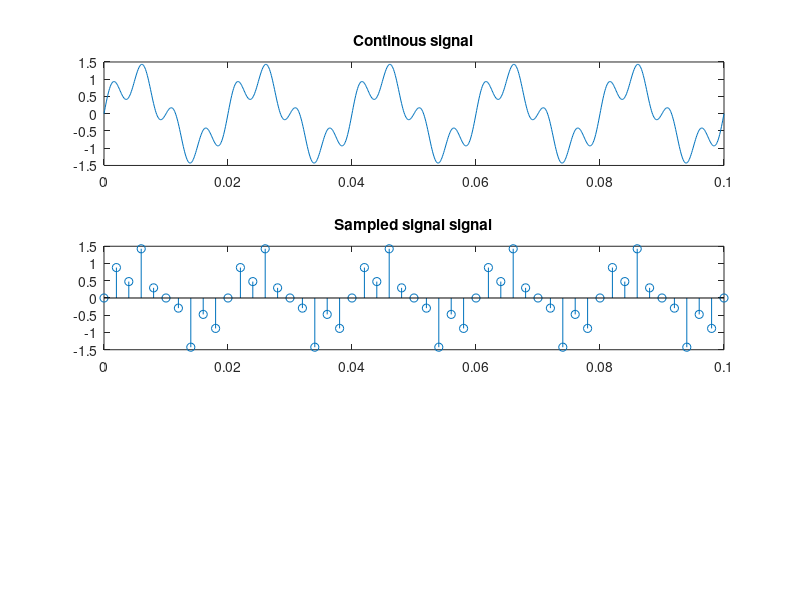

MATLAB code to generate this figure: (Note: this script raises an error after producing the figure.)
clc; clear; close all;
format compact;

%%Conitnuous signal
t = 0:1e-4:0.1;     % continuouse sequence
x = 0.5*sin(2*pi*200*t)+sin(2*pi*50*t);
period = 1/50;
fprintf("Period of continuous signal: %.4f s \n",period)
figure(1)
subplot(311); plot(t,x); title("Continous signal")

% Sampled signal
Fs = 1.25*2*200;
n = 0:1/Fs:0.1;
x_n  = 0.5*sin(2*pi*200*n)+sin(2*pi*50*n);
subplot(312); stem(n,x_n); title("Sampled signal signal")

% Adding noise to the signal
[y,noise] = addNoise([x_n zeros(1,100)], -5);
subplot(313); stem(y); title("Corrupted signal");

% ACF of corrupted signal
[acf_y , lag] = xcorr(y);

acf_y = acf_y/ max(acf_y);

figure(2)
stem(lag, acf_y); title("Auto correlation result")

[peaks, locs] = findpeaks(acf_y);

period2 = mean(diff(locs))*1/Fs;
fprintf("Period of signal: %.4f s \n",period2)
